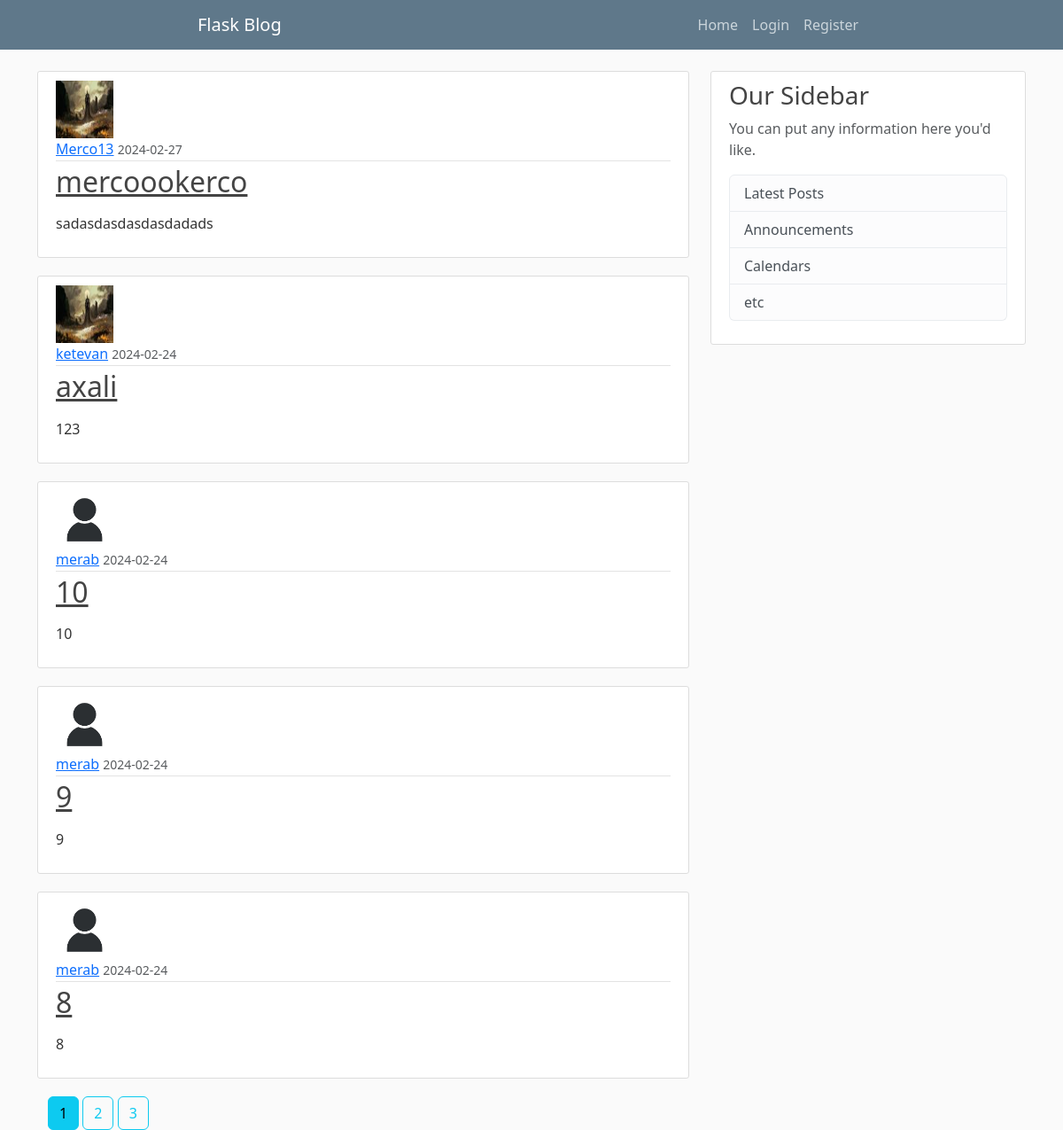
The page / on the database its author committed.
### flaskblog/models.py (models this page shows, shortened)
class Post(db.Model):
    id: Mapped[int] = mapped_column(Integer, primary_key=True)
    title: Mapped[str] = mapped_column(String(250), unique=True, nullable=False)
    date_posted: Mapped[str] = mapped_column(DateTime, nullable=False, default=datetime.utcnow)
    content: Mapped[str] = mapped_column(Text, nullable=False)
    user_id : Mapped[int] = mapped_column(Integer, ForeignKey('user.id'), nullable=False)
    img_url: Mapped[str] = mapped_column(String(250), nullable=True)

class User(db.Model, UserMixin):
    id: Mapped[int] = mapped_column(Integer, primary_key=True)
    username: Mapped[str] = mapped_column(String(20), unique=True, nullable=False)
    email: Mapped[str] = mapped_column(String(250),unique=True, nullable=False)
    image_file: Mapped[str] = mapped_column(String(20), nullable=False, default='default.jpg')
    password: Mapped[str] = mapped_column(String(250), nullable=False)
    post = relationship('Post', backref='author', lazy=True)

### flaskblog/main/routes.py (the view)
@main.route("/")
def home():
    page = request.args.get('page', 1, type=int)
    posts = Post.query.order_by(desc(Post.id)).paginate(page=page, per_page=5)
    return render_template("home.html", posts=posts)

### flaskblog/templates/home.html (shortened to what this page needs)
{% extends "layout.html" %} {% block content %}
<body>
  {% for post in posts.items %}
  <article class="media content-section">
    <img
      class="rounded-circle, article-img"
      src="{{url_for('static', filename='profile_pics/' + post.author.image_file )}}"
      alt=""
    />
    <div class="media-body">
      <div class="article-metadata">
        <a
          class="mr-2"
          href="{{url_for('users.authors_posts', author=post.author.username)}}"
          >{{ post.author.username }}</a
        >
        <small class="text-muted"
          >{{ post.date_posted.strftime('%Y-%m-%d') }}</small
        >
      </div>
      <h2>
        <a class="article-title" href="{{url_for('posts.post', id=post.id)}}"
          >{{ post.title|safe }}</a
        >
      </h2>
      <p class="article-content">{{ post.content|safe }}</p>
    </div>
  </article>
  {% endfor %}
  <div class="container">
    <div class="mt-3">
      {% for page_num in posts.iter_pages(left_edge=1, right_edge=1,
      right_current=2) %} {% if page_num %} {% if posts.page==page_num %}
      <a class="btn btn-info" href="{{url_for('main.home', page=page_num)}}"
        >{{page_num}}</a
      >
      {% else %}
      <a
        class="btn btn-outline-info"
        href="{{url_for('main.home', page=page_num)}}"
        >{{page_num}}</a
      >
      {% endif %} {% else %} ... {% endif %} {% endfor %}
    </div>
  </div>
</body>
{% endblock content %}

### flaskblog/static/main.css (style rules this page uses)
body { background: #fafafa; color: #333333; margin-top: 5rem; }
h1, h2, h3, h4, h5, h6 { color: #444444; }
.content-section { background: #ffffff; padding: 10px 20px; border: 1px solid #dddddd; border-radius: 3px; margin-bottom: 20px; }
.article-title { color: #444444; }
.article-content { white-space: pre-line; }
.article-img { height: 65px; width: 65px; margin-right: 16px; }
.article-metadata { padding-bottom: 1px; margin-bottom: 4px; border-bottom: 1px solid #e3e3e3 }

### rows shown on the page
Post: image_file (picture), author.username "Merco13", date_posted "2024-02-27", title "mercoookerco", content "sadasdasdasdasdadads"
Post: image_file (picture), author.username "ketevan", date_posted "2024-02-24", title "axali", content "123"
Post: image_file (placeholder picture), author.username "merab", date_posted "2024-02-24", title "10", content "10"
Post: image_file (placeholder picture), author.username "merab", date_posted "2024-02-24", title "9", content "9"
Post: image_file (placeholder picture), author.username "merab", date_posted "2024-02-24", title "8", content "8"

### other values the page prints
{{ page_num }} "1"
{{ page_num }} "2" "3"
